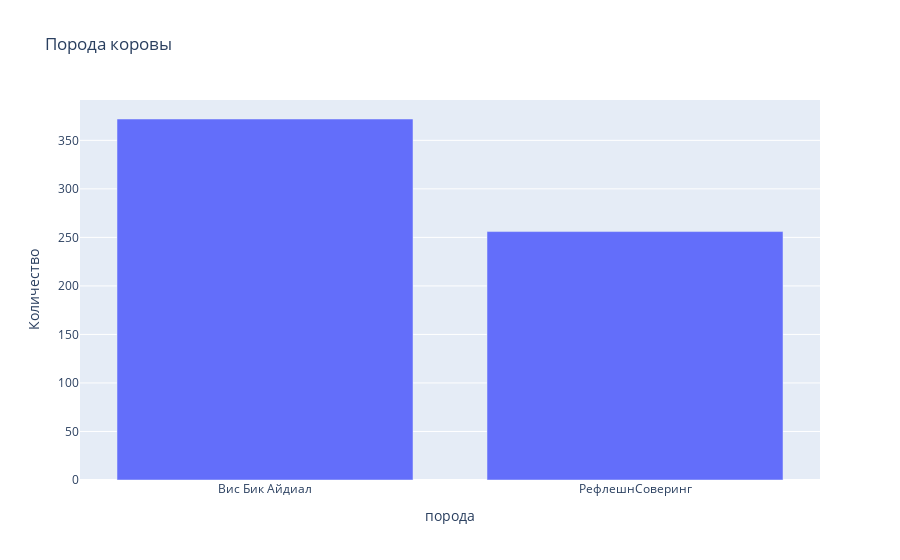

The code cell stored with this chart in its notebook:
### Markdown cell above
В молоке содержится в среднем 3,3 % белков - это средний общемировой показатель, в России от 2,8 %. В нашей выборке - это 3,07 %. Количество белка в молоке – это показатель того, насколько полно корова обеспечена энергией и одновременно уникальная шкала энергетического уровня всего стада. Калорийность кормов в первую очередь влияет на интенсивность «работы» микроорганизмов рубца, отвечающих за синтез протеина.  
Данный показатель можно повысить если привести в норму питание коров.

### Code cell
plot_bar(main, 'порода', 'Порода коровы')

### Figure 1 — Plotly figure (JSON) as saved in the notebook; plotly's stock layout.template omitted (floating-point values rounded to 4 significant figures)
{"data": [{"name": "порода", "type": "bar", "x": ["Вис Бик Айдиал", "РефлешнСоверинг"], "y": [372, 256]}], "layout": {"title": {"text": "Порода коровы"}, "xaxis": {"title": {"text": "порода"}}, "yaxis": {"title": {"text": "Количество"}}}}
